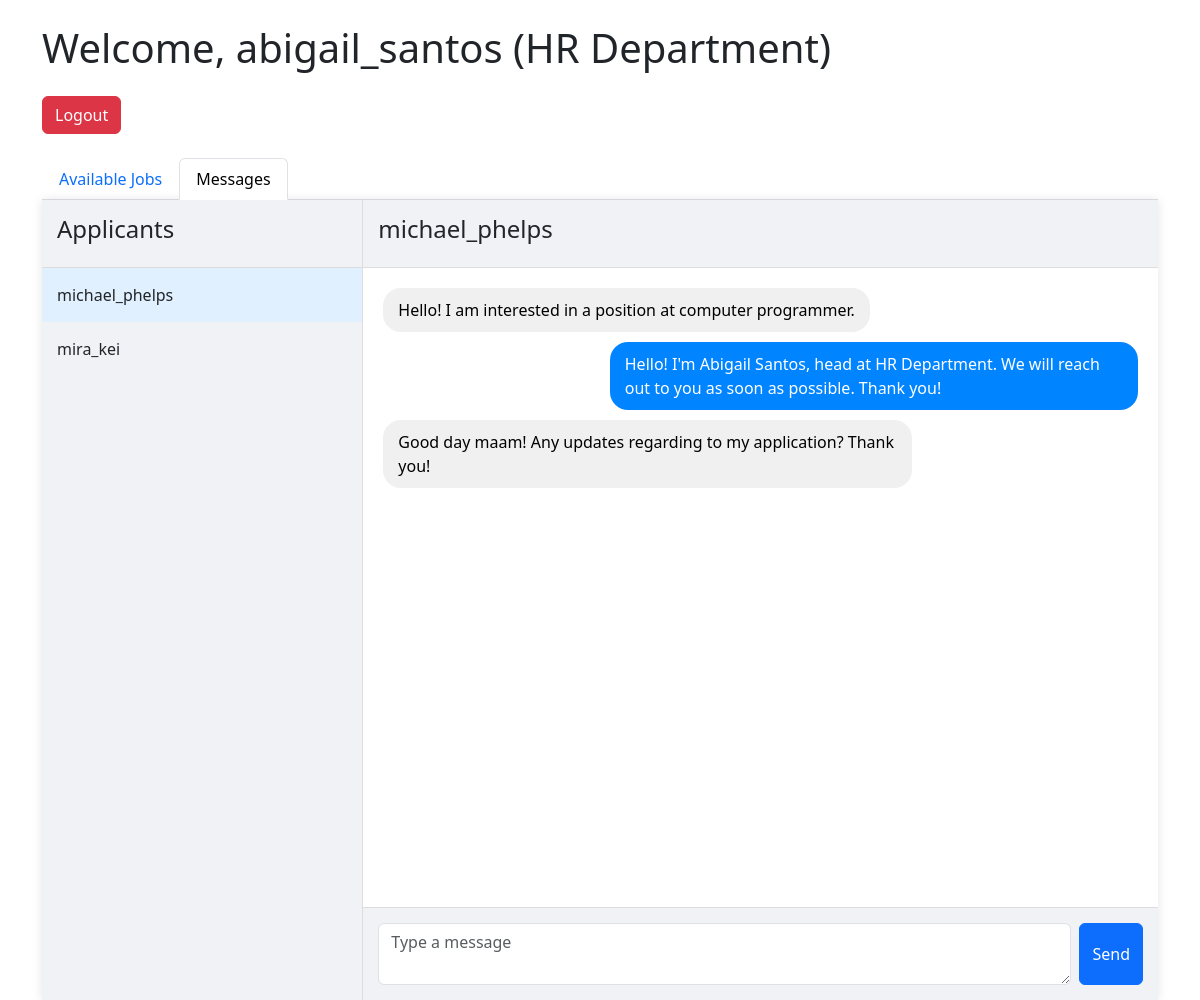
/hr_messages.php?applicant_id=8 (signed in), run on the app's committed database.
### tables this page shows
CREATE TABLE `users` (
  `id` int(11) NOT NULL,
  `username` varchar(255) NOT NULL,
  `password` varchar(255) NOT NULL,
  `role` enum('hr','applicant') NOT NULL,
  `created_at` timestamp NOT NULL DEFAULT current_timestamp()
);

### core/models.php (called while the page is built, shortened)
<?php
require_once 'dbConfig.php';
function getMessagesByReceiver($user_id, $receiver_id) {
    global $db;
    $sql = "SELECT m.message, m.created_at, m.sender_id, u.username AS sender_username
            FROM messages m
            LEFT JOIN users u ON m.sender_id = u.id
            WHERE (m.sender_id = :user_id AND m.receiver_id = :receiver_id)
               OR (m.sender_id = :receiver_id AND m.receiver_id = :user_id)
            ORDER BY m.created_at ASC";
    $stmt = $db->prepare($sql);
    $stmt->execute([':user_id' => $user_id, ':receiver_id' => $receiver_id]);
    return $stmt->fetchAll(PDO::FETCH_ASSOC);
}
function getUserById($user_id) {
    global $db;
    $sql = "SELECT * FROM users WHERE id = :user_id";
    $stmt = $db->prepare($sql);
    $stmt->bindParam(':user_id', $user_id);
    $stmt->execute();
    return $stmt->fetch(PDO::FETCH_ASSOC);
}
?>

### core/handleForms.php (called while the page is built, shortened)
<?php
require_once 'dbConfig.php';
require_once 'models.php';
function getApplicants() {
    global $db;
    $sql = "SELECT * FROM users WHERE role = 'applicant'";
    $stmt = $db->query($sql);
    return $stmt->fetchAll(PDO::FETCH_ASSOC);
}
?>

### hr_messages.php (the view, shortened to what this page needs)
<?php
require_once 'core/models.php';
require_once 'core/handleForms.php';
$hr_id = $_SESSION['user_id'];
$hr_username = getUserById($hr_id)['username'];
$applicants = getApplicants();
$current_conversation = null;
$applicant_id = isset($_GET['applicant_id']) ? $_GET['applicant_id'] : null;
if ($applicant_id) {
    $current_conversation = getMessagesByReceiver($hr_id, $applicant_id);
}
?>
<!DOCTYPE html>
<html lang="en">
<head>
    <link rel="stylesheet" href="styles.css">
    <link href="https://cdn.jsdelivr.net/npm/bootstrap@5.3.0-alpha1/dist/css/bootstrap.min.css" rel="stylesheet">
</head>
<body>
<?php include 'hr_navbar.php'; ?>
<div class="messenger-container">
    <div class="contacts-list">
        <div class="conversation-header">
            <h4>Applicants</h4>
        </div>
        <?php foreach ($applicants as $applicant): ?>
            <div class="contact-item <?= ($applicant_id == $applicant['id']) ? 'active' : ''; ?>">
                <a href="hr_messages.php?applicant_id=<?= $applicant['id']; ?>"
                   class="text-decoration-none text-dark flex-grow-1">
                    <?= htmlspecialchars($applicant['username']); ?>
                </a>
            </div>
        <?php endforeach; ?>
    </div>
    <div class="conversation-area">
        <?php if ($applicant_id): ?>
            <div class="conversation-header">
                <?php
                $contact = getUserById($applicant_id);
                if ($contact) {
                    echo '<h4>' . htmlspecialchars($contact['username']) . '</h4>';
                } else {
                    echo '<h4>Unknown Applicant</h4>';
                }
                ?>
            </div>
            <div class="messages-list">
                <?php if ($current_conversation): ?>
                    <?php foreach ($current_conversation as $message): ?>
                        <div class="message-wrapper">
                            <div class="message <?= ($message['sender_id'] == $hr_id) ? 'sent' : 'received'; ?>">
                                <?= htmlspecialchars($message['message']); ?>
                            </div>
                        </div>
                    <?php endforeach; ?>
                <?php else: ?>
                    <div class="text-muted text-center mt-3">No messages yet. Start the conversation!</div>
                <?php endif; ?>
            </div>
            <div class="message-input">
                <form method="POST" class="d-flex">
                    <textarea name="message" class="form-control me-2" placeholder="Type a message" required></textarea>
                    <button type="submit" name="send_message" class="btn btn-primary">Send</button>
                </form>
            </div>
        <?php else: ?>
            <div class="d-flex justify-content-center align-items-center h-100 text-muted">
                Select an applicant to start a conversation
            </div>
        <?php endif; ?>
    </div>
</div>
</body>
</html>

### hr_navbar.php
<div class="container mt-4">
    <h1 class="mb-4">Welcome, <?= htmlspecialchars($hr_username); ?> (HR Department)</h1>
    <form method="POST">
        <button type="submit" name="logout" class="btn btn-danger mb-4">Logout</button>
    </form>
<ul class="nav nav-tabs" id="dashboardTabs" role="tablist">
    <li class="nav-item" role="presentation">
        <a class="nav-link <?= basename($_SERVER['PHP_SELF']) == 'hr_dashboard.php' ? 'active' : ''; ?>"
           href="hr_dashboard.php">Available Jobs</a>
    </li>
    <li class="nav-item" role="presentation">
        <a class="nav-link <?= basename($_SERVER['PHP_SELF']) == 'hr_messages.php' ? 'active' : ''; ?>"
           href="hr_messages.php">Messages</a>
    </li>
</ul>

### styles.css (style rules this page uses)
.messenger-container { display: flex; height: 100vh; background-color: white; max-width: 1200px; margin: 0 auto; box-shadow: 0 0 10px rgba(0,0,0,0.1); }
.contacts-list { width: 350px; border-right: 1px solid #ddd; overflow-y: auto; background-color: #f0f2f5; }
.conversation-area { flex-grow: 1; display: flex; flex-direction: column; }
.conversation-header { padding: 15px; background-color: #f0f2f5; border-bottom: 1px solid #ddd; }
.messages-list { flex-grow: 1; overflow-y: auto; padding: 20px; background-color: white; display: flex; flex-direction: column; }
.message-input { padding: 15px; background-color: #f0f2f5; border-top: 1px solid #ddd; }
.contact-item { display: flex; align-items: center; padding: 15px; cursor: pointer; transition: background-color 0.2s; }
.contact-item.active { background-color: #e1f0ff; }
.message-wrapper { display: flex; margin-bottom: 10px; max-width: 100%; }
.message { max-width: 70%; padding: 10px 15px; border-radius: 18px; word-wrap: break-word; }
.message.sent { align-self: flex-end; background-color: #0084ff; color: white; margin-left: auto; }
.message.received { align-self: flex-start; background-color: #f1f0f0; color: black; }

### data on the page
users: username "abigail_santos"
users: username "michael_phelps"
users: username "mira_kei"

### other printed values
$message['message'] "Hello! I am interested in a position at computer programmer."
$message['message'] "Hello! I'm Abigail Santos, head at HR Department. We will reach out to you as soon as possible. Thank you!"
$message['message'] "Good day maam! Any updates regarding to my application? Thank you!"
